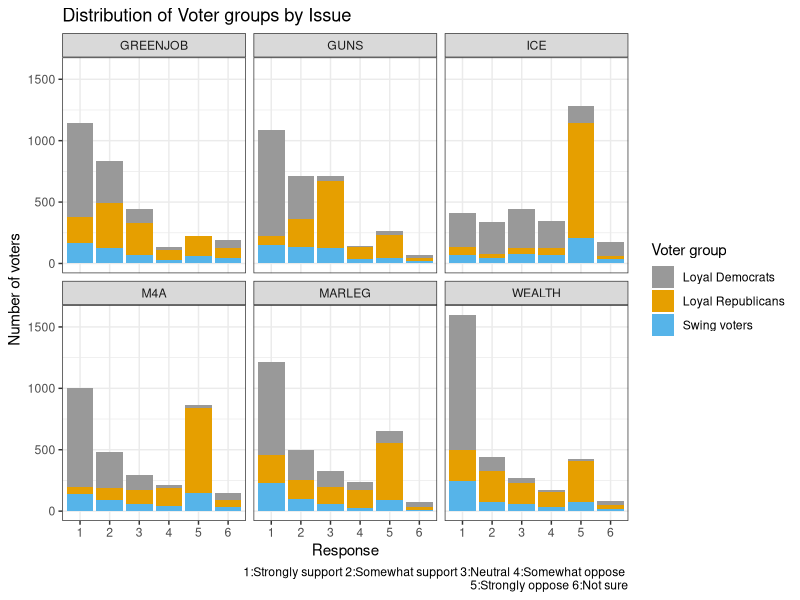
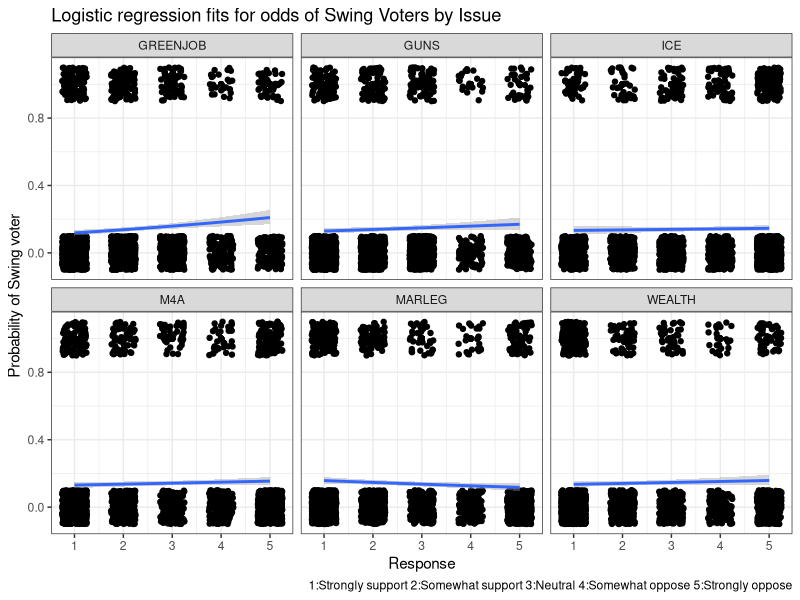
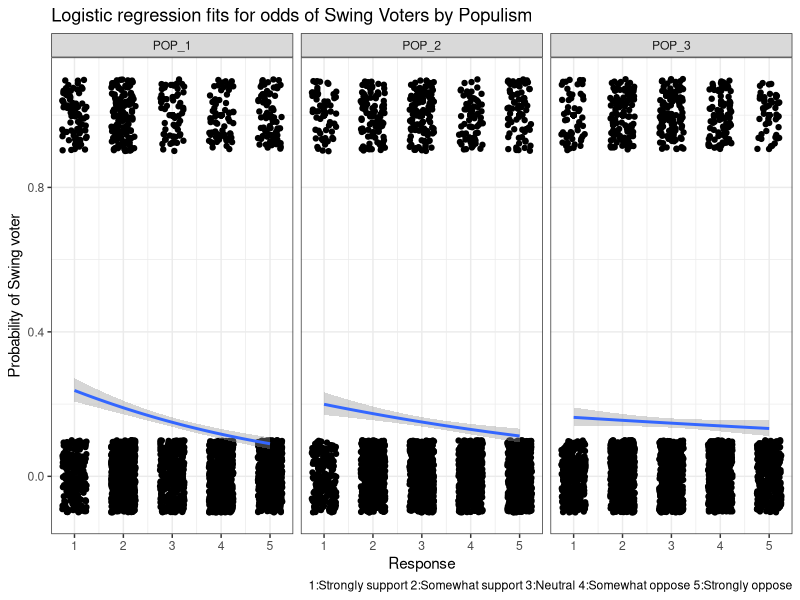
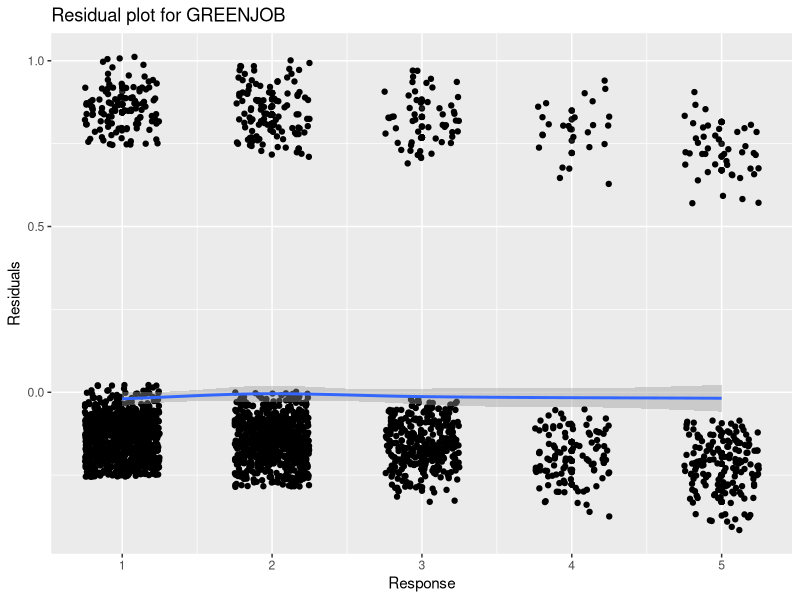
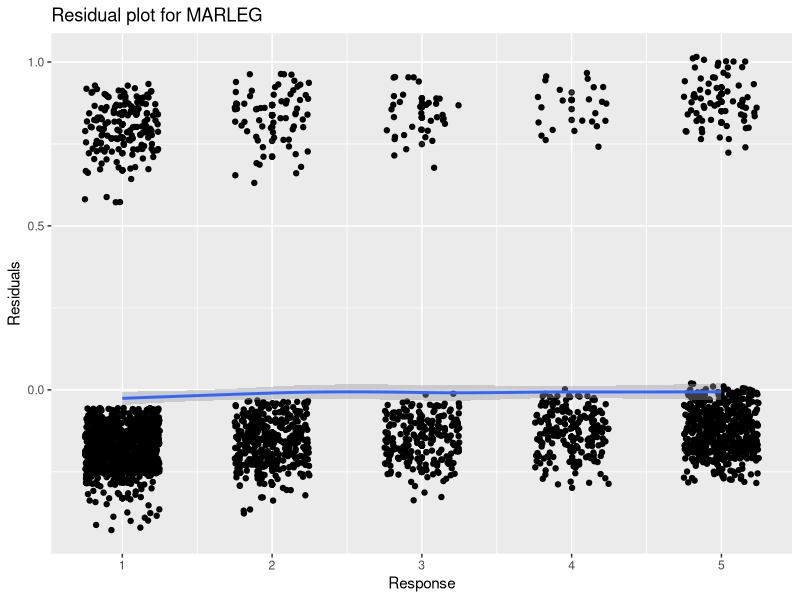

Recreate these plots in R, in order.
## ---- chunk 1
knitr::opts_chunk$set(echo = FALSE, tidy = TRUE, warning = FALSE, message = FALSE)
## ---- chunk 2
library(tidyverse)
library(broom)
library(arm)
cb_palette = c("#999999", "#E69F00", "#56B4E9", "#009E73", "#F0E442", "#0072B2", "#D55E00", "#CC79A7")
## ---- chunk 3
WTHH_full = read_csv("DFP_WTHH_release.csv")
WTHH = WTHH_full[c("presvote16post", "house3", "weight_DFP", "M4A", "GREENJOB", "WEALTH", "MARLEG", "ICE", "GUNS", "POP_1", "POP_2", "POP_3")]
## ---- chunk 4
WTHH$grp <- ifelse(WTHH$presvote16post==1 & WTHH$house3==1, "Loyal Democrats", ifelse(WTHH$presvote16post==2 & WTHH$house3==2, "Loyal Republicans", ifelse(!(WTHH$presvote16post %in% c(7,NA)), "Swing voters", NA)))
WTHH$swing_bhv <- ifelse(WTHH$grp=="Swing voters", ifelse(WTHH$house3==1, "Switch to D", ifelse(WTHH$house3==2, "Switch to R", "Others")), NA)

# cols <- c("presvote16post", "house3", "M4A", "GREENJOB", "WEALTH", "MARLEG", "ICE", "GUNS", "POP_1", "POP_2", "POP_3", "grp", "swing_bhv")
# WTHH[cols] <- lapply(WTHH[cols], factor)
## ---- chunk 5
WTHH.long = gather(WTHH, key="issue", value="response",
                   c("M4A", "GREENJOB", "WEALTH", "MARLEG", "ICE", "GUNS"))
cols <- c("issue", "response")
WTHH.long[cols] <- lapply(WTHH.long[cols], factor)
WTHH.long <- WTHH.long[c("issue", "response", "grp", "weight_DFP")]
WTHH.long <- WTHH.long[!is.na(WTHH.long$response) & !is.na(WTHH.long$grp),]
## ---- chunk 6
ggplot(WTHH.long, aes(x=response)) + stat_count(aes(fill=grp, weight=weight_DFP)) +
  facet_wrap(~issue) + scale_fill_manual(values=cb_palette) +
  labs(fill="Voter group", caption="1:Strongly support 2:Somewhat support 3:Neutral 4:Somewhat oppose \n5:Strongly oppose 6:Not sure") +
  ggtitle("Distribution of Voter groups by Issue") +
  xlab("Response") + ylab("Number of voters") +
  theme_bw()
## ---- chunk 7
WTHH$swing_voter = ifelse(WTHH$grp=="Swing voters", 1, ifelse(is.na(WTHH$grp), NA, 0))
WTHH.issue = WTHH[c("GREENJOB", "GUNS", "ICE", "M4A", "MARLEG", "WEALTH", "weight_DFP", "swing_voter")]
## ---- chunk 8
WTHH.issue <- WTHH.issue[rowSums(WTHH.issue[,c(1,2,3,4,5,6)] == 6) == 0,]
WTHH.issue <- WTHH.issue[complete.cases(WTHH.issue),]
## ---- chunk 9
WTHH.issue.long = gather(WTHH.issue, key="issue", value="response",
                   c("M4A", "GREENJOB", "WEALTH", "MARLEG", "ICE", "GUNS"))
ggplot(WTHH.issue.long, aes(x=response, y=swing_voter)) + geom_point(alpha=0.4) +
  geom_jitter(height=0.1, width=0.25) +
  geom_smooth(method = "glm", method.args = list(family = "binomial")) +
  facet_wrap(~issue) +
  labs(caption="1:Strongly support 2:Somewhat support 3:Neutral 4:Somewhat oppose 5:Strongly oppose") +
  ggtitle("Logistic regression fits for odds of Swing Voters by Issue") +
  xlab("Response") + ylab("Probability of Swing voter") +
  theme_bw()
## ---- chunk 10
WTHH.issue.logit1 <- glm(swing_voter ~ GREENJOB + GUNS + ICE + M4A + MARLEG + WEALTH, weights=weight_DFP, family="quasibinomial", data=WTHH.issue)
display(WTHH.issue.logit1)
## ---- chunk 11
WTHH.issue.logit <- glm(swing_voter ~ GREENJOB + MARLEG, weights=weight_DFP, family="quasibinomial", data=WTHH.issue)
display(WTHH.issue.logit)
## ---- chunk 12

## ---- chunk 13
WTHH.pop = WTHH[c("POP_1", "POP_2", "POP_3", "weight_DFP", "swing_voter")]
## ---- chunk 14
WTHH.pop <- WTHH.pop[rowSums(WTHH.pop[,c(1,2,3)] == 6) == 0,]
WTHH.pop <- WTHH.pop[complete.cases(WTHH.pop),]
## ---- chunk 15
WTHH.pop.long = gather(WTHH.pop, key="populism", value="response",
                   c("POP_1", "POP_2", "POP_3"))
ggplot(WTHH.pop.long, aes(x=response, y=swing_voter)) + geom_point(alpha=0.4) +
  geom_jitter(height=0.1, width=0.25) +
  geom_smooth(method = "glm", method.args = list(family = "binomial")) +
  facet_wrap(~populism) +
  labs(caption="1:Strongly support 2:Somewhat support 3:Neutral 4:Somewhat oppose 5:Strongly oppose") +
  ggtitle("Logistic regression fits for odds of Swing Voters by Populism") +
  xlab("Response") + ylab("Probability of Swing voter") +
  theme_bw()
## ---- chunk 16
WTHH.issue.logit3 <- glm(swing_voter ~ GREENJOB * GUNS * ICE * M4A * MARLEG * WEALTH, weights=weight_DFP, family="quasibinomial", data=WTHH.issue)
display(WTHH.issue.logit3)
## ---- chunk 17
WTHH.issue.logit.df <- WTHH.issue
WTHH.issue.logit.df$.fitted <- fitted.values(WTHH.issue.logit)
WTHH.issue.logit.df$.resid <- residuals(WTHH.issue.logit, type="response")
WTHH.issue.logit.df$.pred <- 1 * (WTHH.issue.logit.df$.fitted > 0.5)
Correct <- (WTHH.issue.logit.df$swing_voter == WTHH.issue.logit.df$.pred)
1 - (sum(Correct) / nrow(WTHH.issue.logit.df))
## ---- chunk 18
ggplot(WTHH.issue.logit.df, aes(x=GREENJOB, y=.resid)) + geom_point(alpha=0.4) +
  geom_jitter(height=0.1, width=0.25) + geom_smooth(method = "loess", method.args = list(degree = 1)) +
  xlab("Response") + ylab("Residuals") + ggtitle("Residual plot for GREENJOB")
ggplot(WTHH.issue.logit.df, aes(x=MARLEG, y=.resid)) + geom_point(alpha=0.4) +
  geom_jitter(height=0.1, width=0.25) + geom_smooth(method = "loess", method.args = list(degree = 1)) +
  xlab("Response") + ylab("Residuals") + ggtitle("Residual plot for MARLEG")
